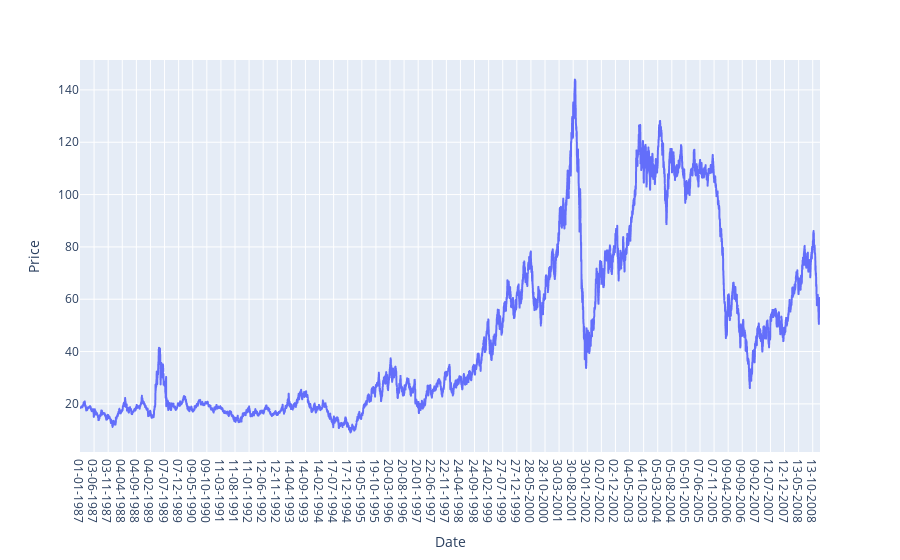

The notebook cell saved with this chart:
### Code cell
import plotly.express as px

# Create a scatter plot
fig = px.line(OilPrice, x="Date", y="Price")
fig.show()

### Figure 1 — Plotly figure (JSON) as saved in the notebook; plotly's stock layout.template omitted (floating-point values rounded to 4 significant figures; data arrays with more than 128 entries replaced by an {"elided": "..."} marker saying what was removed)
{"data": [{"hovertemplate": "Date=%{x}<br>Price=%{y}<extra></extra>", "legendgroup": "", "line": {"color": "#636efa", "dash": "solid"}, "marker": {"symbol": "circle"}, "mode": "lines", "name": "", "showlegend": false, "type": "scattergl", "x": {"elided": "8036 str values"}, "xaxis": "x", "y": {"elided": "8036 float values"}, "yaxis": "y"}], "layout": {"legend": {"tracegroupgap": 0}, "margin": {"t": 60}, "xaxis": {"anchor": "y", "domain": [0, 1], "title": {"text": "Date"}}, "yaxis": {"anchor": "x", "domain": [0, 1], "title": {"text": "Price"}}}}
